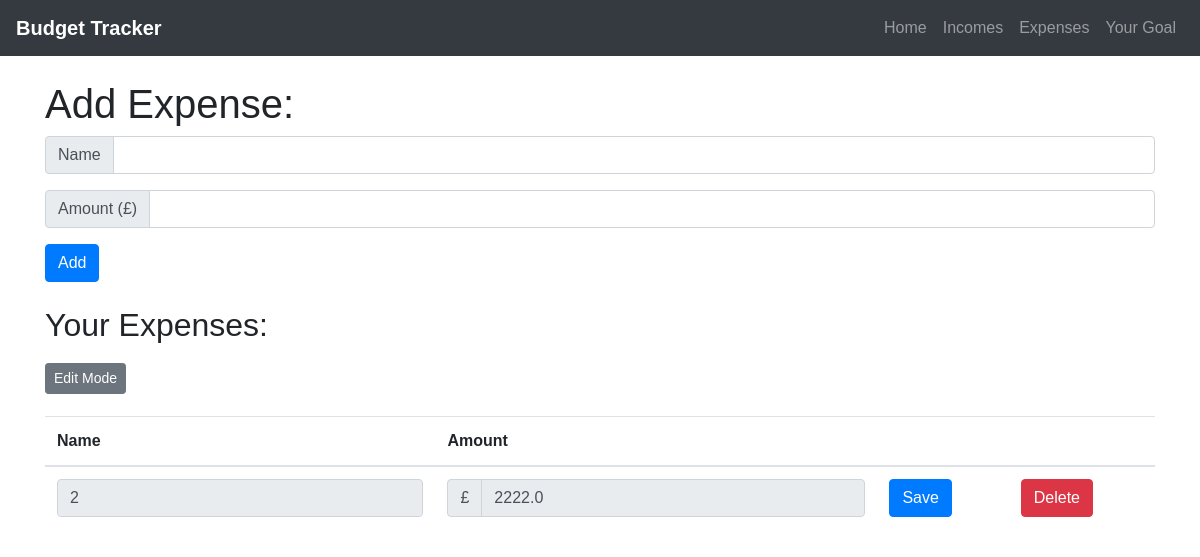
The app's page /expense, older data.
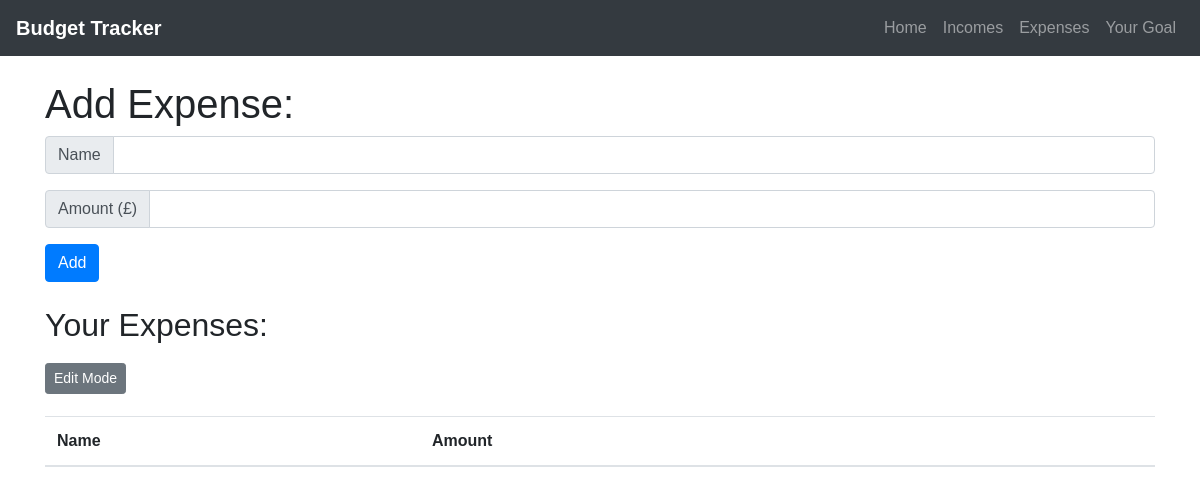
The same page, newer data.
### app/models.py (models this page shows)
class Expense(db.Model):
    id = db.Column(db.Integer, primary_key=True)
    name = db.Column(db.String(30), nullable=False)
    amount = db.Column(db.Float, nullable=False)

### app/routes.py (the view, shortened to what this page needs)
@app.route('/expense', methods=['GET', 'POST'])
def expense():
    form = ExpenseForm()
    expenses = Expense.query.all()
    return render_template('expense.html', form=form, expenses=expenses)

### app/forms.py
class ExpenseForm(FlaskForm):
    name = StringField('Expense Name', validators=[DataRequired(), Length(max=30)])
    amount = FloatField('Amount', validators=[DataRequired(), NumberRange(min=0, max=9999999999999.99)])

### app/templates/expense.html (shortened to what this page needs)
{% extends "base.html" %}
{% block content %}
    <div class="container mt-4">
        <h1>Add Expense:</h1>
        <form action="/expense" method="post" name="expense_form" id="expense_form">
            <div class="form-group">
                <div class="input-group">
                    <div class="input-group-prepend">
                    <span class="input-group-text">Name</span>
                </div>
                {{ form.name(class="form-control", required=true) }}
                </div>
            </div>
            <div class="form-group">
                <div class="input-group">
                    <div class="input-group-prepend">
                        <span class="input-group-text">Amount (£)</span>
                    </div>
                    {{ form.amount(class="form-control", type="number", step="0.01", required=true) }}
                </div>
            </div>
            <button type="submit" class="btn btn-primary">Add</button>
        </form>
        <div class="total-heading">
            <h2 class="mt-4">Your Expenses:</h2>
            <button type="button" class="btn btn-secondary btn-sm" onclick="toggleEditMode('expenseTable')">Edit Mode</button>
        </div>
        <div class="table-responsive mt-3">
            <table class="table">
                <thead>
                    <tr>
                        <th>Name</th>
                        <th>Amount</th>
                        <th></th>
                        <th></th>
                    </tr>
                </thead>
                <tbody id="expenseTable">
                    {% for expense in expenses %}
                        <tr>
                            <td>
                                <form action="/expense/edit/{{ expense.id }}" method="post">
                                    <input type="text" name="name" value="{{ expense.name }}" class="form-control" required readonly>
                            </td>
                            <td>
                                <div class="input-group">
                                    <div class="input-group-prepend">
                                        <span class="input-group-text">£</span>
                                    </div>
                                    <input type="number" step="0.01" name="amount" value="{{ expense.amount }}" class="form-control" required readonly>
                                </div>
                            </td>
                            <td>
                                <button type="submit" class="btn btn-primary">Save</button>
                            </td>
                            <td>
                                <form action="/expense/delete/{{ expense.id }}" method="post">
                                    <button type="submit" class="btn btn-danger">Delete</button>
                                </form>
                            </td>
                        </tr>
                    {% endfor %}
                </tbody>
            </table>
        </div>
    </div>
{% endblock %}

Row changes from the older to the newer data that the page shows:
removed Expense: name "2", amount "2222.0"
